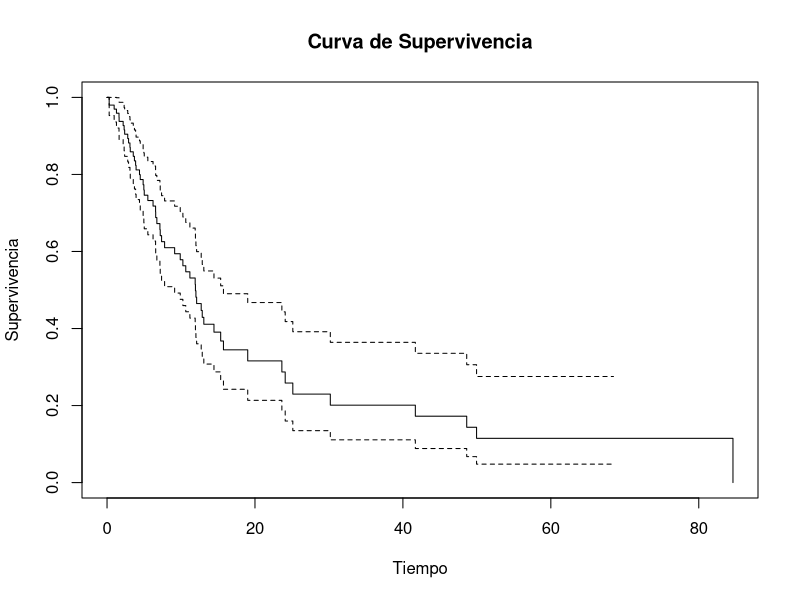

Reproduce this figure in R.
#Análisis de supervivencia
# Instalar y cargar el paquete survival
install.packages("survival")
library(survival)
# Crear datos simulados de supervivencia
set.seed(42)
tiempos <- rexp(100, rate = 0.1)  # Tiempos hasta el evento
sobrevivencia <- sample(c(0, 1), 100, replace = TRUE)  # Estado de sobrevivencia (0=vivo, 1=muerto)
datos <- data.frame(tiempos = tiempos, sobrevivencia= sobrevivencia)
# Ajustar un modelo de supervivencia
modelo <- survfit(Surv(tiempos, sobrevivencia) ~ 1)
summary(modelo)
# Graficar la curva de supervivencia
plot(modelo, main = "Curva de Supervivencia", xlab = "Tiempo", ylab = "Supervivencia")
